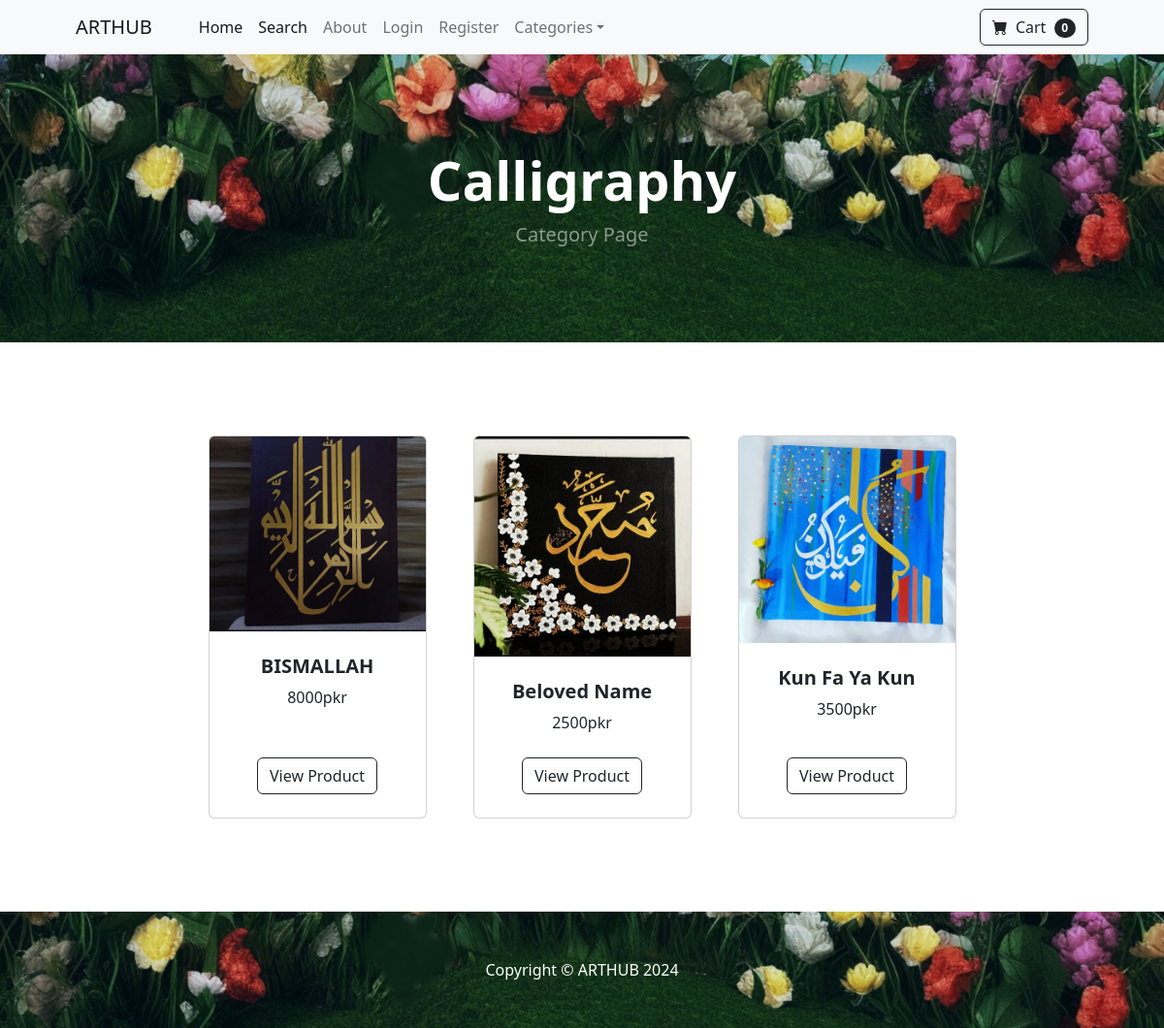
Page /category/Calligraphy on the committed database.
### store/models.py (models this page shows, shortened)
class Category(models.Model):
	name = models.CharField(max_length=50)
	def __str__(self):
		return self.name
	class Meta:
		verbose_name_plural = 'categories'

class Product(models.Model):
	name = models.CharField(max_length=100)
	price = models.DecimalField(default=0, decimal_places=0, max_digits=10)
	category = models.ForeignKey(Category, on_delete=models.CASCADE, default=1)
	description = models.CharField(max_length=250, default='', blank=True, null=True)
	image = models.ImageField(upload_to='uploads/product/')
	is_sale = models.BooleanField(default=False)
	sale_price = models.DecimalField(default=0, decimal_places=0, max_digits=10)

### store/views.py (the view)
# urls.py: path('category/<str:foo>', views.category, name='category'),
def category(request, foo):
	foo = foo.replace('-', ' ')
	try:
		category = Category.objects.get(name=foo)
		products = Product.objects.filter(category=category)
		return render(request, 'category.html', {'products':products, 'category':category})
	except:
		messages.success(request, ("That Category Doesn't Exist..."))
		return redirect('home')

### cart/cart.py (called while the page is built)
	def __len__(self):
		return len(self.cart)

### cart/context_processors.py (called while the page is built)
def cart(request):
	return {'cart': Cart(request)}

### store/templates/category.html
{% extends 'base.html' %}
{% block content %}
        <header class="bg-dark py-5">
            <div class="container px-4 px-lg-5 my-5">
                <div class="text-center text-white">
                    <h1 class="display-4 fw-bolder">
                    {{ category }}
                </h1>
                    <p class="lead fw-normal text-white-50 mb-0">Category Page</p>
                </div>
            </div>
        </header>
        <section class="py-5">
            <div class="container px-4 px-lg-5 mt-5">
                <div class="row gx-4 gx-lg-5 row-cols-2 row-cols-md-3 row-cols-xl-4 justify-content-center">
                {% for product in products %}
                    {% if product.is_sale %}
                    <div class="col mb-5">
                        <div class="card h-100">
                            <div class="badge bg-dark text-white position-absolute" style="top: 0.5rem; right: 0.5rem">Sale</div>
                            <img class="card-img-top" src="{{ product.image.url }}" alt="..." />
                            <div class="card-body p-4">
                                <div class="text-center">
                                    <h5 class="fw-bolder">{{ product.name }}</h5>
                <div class="d-flex justify-content-center small text-warning mb-2">
                <div class="bi-star-fill"></div>
                &nbsp;&nbsp;Sale!&nbsp;&nbsp;
                <div class="bi-star-fill"></div>
                </div>
                                    <strike>
                                    {{ product.price }}pkr
                                    </strike>
                                    &nbsp;
                                    {{ product.sale_price }}pkr
                                </div>
                            </div>
                            <div class="card-footer p-4 pt-0 border-top-0 bg-transparent">
    <div class="text-center">
        <a class="btn btn-outline-dark mt-auto" href="{% url 'product' product.id  %}">View Product</a>
    </div>
                            </div>
                        </div>
                    </div>
                    {% else %}
                <div class="col mb-5">
                        <div class="card h-100">
                            <img class="card-img-top" src="{{ product.image.url }}" alt="..." />
                            <div class="card-body p-4">
                                <div class="text-center">
                                    <h5 class="fw-bolder">{{ product.name }}</h5>
                                    {{ product.price }}pkr
                                </div>
                            </div>
                            <div class="card-footer p-4 pt-0 border-top-0 bg-transparent">
    <div class="text-center"><a class="btn btn-outline-dark mt-auto" href="{% url 'product' product.id %}">View Product</a></div>
                            </div>
                        </div>
                    </div>
                        {% endif %}
                    {% endfor %}
            </div>
        </section>
{% endblock %}

### rows in the picture
Category: name "Calligraphy"
Product: image (picture), name "BISMALLAH", price "8000"
Product: image (picture), name "Beloved Name", price "2500"
Product: image (picture), name "Kun Fa Ya Kun", price "3500"

### other values in the picture
{{ cart|length }} "0"
